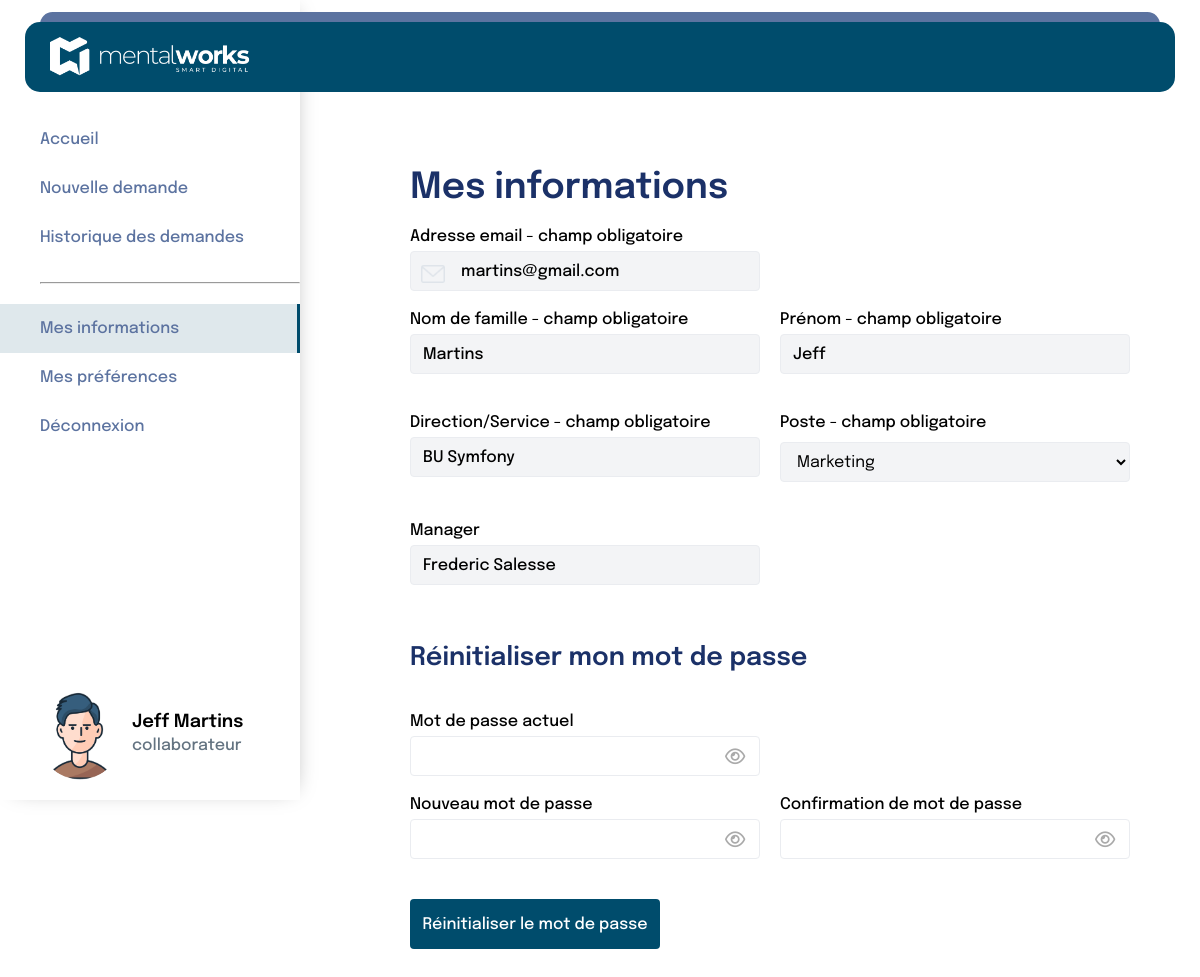
The app's page /pages/collaborateur/mesInformation.php (signed in) with its own data.
### tables this page shows
CREATE TABLE `user` (
  `id` int(11) NOT NULL,
  `email` varchar(255) NOT NULL,
  `password` varchar(255) NOT NULL,
  `enabled` tinyint(1) NOT NULL DEFAULT 1,
  `created_at` datetime NOT NULL,
  `role` varchar(50) NOT NULL,
  `person_id` int(11) NOT NULL
);

CREATE TABLE `person` (
  `id` int(11) NOT NULL,
  `last_name` varchar(100) NOT NULL,
  `first_name` varchar(100) NOT NULL,
  `manager_id` int(11) DEFAULT NULL,
  `department_id` int(11) NOT NULL,
  `position_id` int(11) NOT NULL,
  `alert_new_request` tinyint(1) NOT NULL DEFAULT 0,
  `alert_on_answer` tinyint(1) NOT NULL DEFAULT 0,
  `alert_before_vacation` tinyint(1) NOT NULL DEFAULT 0
);

CREATE TABLE `department` (
  `id` int(11) NOT NULL,
  `name` varchar(100) NOT NULL
);

CREATE TABLE `positions` (
  `id` int(11) NOT NULL,
  `name` varchar(100) NOT NULL
);

### pages/collaborateur/mesInformation.php (the view, shortened to what this page needs)
<?php
include '../../includes/database.php';
include '../../includes/functions.php';
$id = $_SESSION['utilisateur']['id'];
$query = $bdd->prepare("
    SELECT
        p.last_name AS Nom,
        p.first_name AS Prenom,
        u.email AS Email,
        u.password AS password,
        d.name AS Departement,
        d.id AS department_id,
        pos.id AS position_id,
        pos.name AS Position,
        p.manager_id AS manager_id
        FROM user u
        JOIN person p ON u.person_id = p.id
        JOIN department d ON p.department_id = d.id
        JOIN positions pos ON p.position_id = pos.id
        WHERE u.id = :id
");
$query->bindParam(':id', $id);
$query->execute();
$infos = $query->fetch(PDO::FETCH_ASSOC);
$idManager = $infos['manager_id'];
$recupManager = $bdd->prepare("SELECT last_name, first_name FROM person WHERE id = :id");
$recupManager->bindParam(':id', $idManager);
$recupManager->execute();
$NometPrenomManager = $recupManager->fetch(PDO::FETCH_ASSOC);
?>
<link rel="stylesheet" href="../../style.css">
<?php include '../../includes/header2.php'; ?>
<div class="flex">
  <?php include "../../includes/navBar/navBar1.php"; ?>
  <div class="containerMesInfos page">
    <section class="mesInfosSection">
      <h1>Mes informations</h1>
      <form class="mesInfosForm" method="POST">
        <label for="emailAddress">Adresse email - champ obligatoire</label>
        <input
          type="email"
          id="emailAddress"
          name="emailAddress"
          value="<?php echo $infos['Email'] ?>"
          required readonly />
        <div class="inlineFields">
          <div class="fieldGroup">
            <label for="lastName">Nom de famille - champ obligatoire</label>
            <input
              type="text"
              id="lastName"
              name="lastName"
              value="<?= $infos['Nom'] ?>"
              required readonly />
          </div>
          <div class="fieldGroup">
            <label for="firstName">Prénom - champ obligatoire</label>
            <input
              type="text"
              id="firstName"
              name="firstName"
              value="<?= $infos['Prenom'] ?>"
              required readonly />
          </div>
        </div>
        <div class="inlineFields">
          <div class="fieldGroup">
            <label for="directionService">Direction/Service - champ obligatoire</label>
            <input
              type="text"
              id="firstName"
              name="firstName"
              value="<?= $infos['Departement'] ?>"
              required readonly />
          </div>
          <div class="fieldGroup">
            <label for="poste">Poste - champ obligatoire</label>
            <select id="poste" name="poste">
              <option><?= $infos['Position'] ?></option>
            </select>
          </div>
        </div>
        <label for="manager">Manager</label>
        <input type="text" name="Manager" readonly aria-readonly="" value="<?= $NometPrenomManager['first_name'] . ' ' . $NometPrenomManager['last_name'] ?>">
        <h2>Réinitialiser mon mot de passe</h2>
        <label for=" currentPassword">Mot de passe actuel</label>
        <div class="password-wrapper">
          <input type="password" id="currentPassword" name="currentPassword" required />
          <i class="fa-regular fa-eye toggle-password" data-target="currentPassword"></i>
        </div>
        <div class="inlineFields">
          <div class="fieldGroup">
            <label for="newPassword">Nouveau mot de passe</label>
            <div class="password-wrapper">
              <input type="password" id="newPassword" name="newPassword" required />
              <i class="fa-regular fa-eye toggle-password" data-target="newPassword"></i>
            </div>
          </div>
          <div class="fieldGroup">
            <label for="confirmPassword">Confirmation de mot de passe</label>
            <div class="password-wrapper">
              <input type="password" id="confirmPassword" name="confirmPassword" required />
              <i class="fa-regular fa-eye toggle-password" data-target="confirmPassword"></i>
            </div>
          </div>
        </div>
        <input type="submit" class="resetBtn" value="Réinitialiser le mot de passe"></button>
      </form>
    </section>
  </div>
</div>
</html>

### style.css (style rules this page uses)
* { margin: 0; padding: 0; box-sizing: border-box; }
html { margin: 0; }
body { margin: 0; padding: 0; font-family: "Epilogue"; }
:root { --color_btn: #004c6c; --color_title: #1b3168; --color_text: #000000; --color_btn_navbarre: #5c73a0; --color_href_a: rgba(0, 76, 108, 1); --gray: #637381; --border: #eaecf0; }
h1 { font-size: 36px; color: var(--color_title); font-weight: 600; padding-bottom: 22px; }
h2 { font-size: 24px; color: var(--color_title); font-weight: 600; padding: 40px 0 22px 0; }
input { border: none; outline: none; font-family: "Epilogue"; font-weight: 500; }
.page { flex: 1; padding: 150px 40px 0 350px; }
.flex { display: flex; }
.Container-newdemande input, select, textarea, button { width: 100%; padding: 10px; margin-top: 5px; border: 1px solid #ccc; border-radius: 5px; font-family: "Epilogue"; }
.toggle-password { position: absolute; top: 50%; left: 90%; transform: translateY(-50%); }
input[type="email"] { background-color: white; background-image: url("images/enveloppe.png"); background-size: 24px; background-position: 10px 10px; background-repeat: no-repeat; padding-left: 60px; }
input[type="password"] { background-size: 24px; background-position: 300px 10px; background-repeat: no-repeat; padding-left: 60px; }
input[type="submit"] { background-color: var(--color_btn); color: white; width: fit-content; padding: 10px !important; height: 50px; border-radius: 6px; margin: 0px 0 22px 0; }
input[type="text"] { padding-left: 40px; }
.page .inlineFields { display: flex; gap: 20px; margin-bottom: 20px; }
.page .inlineFields .fieldGroup { display: flex; flex-direction: column; }
.page .mesInfosSection { padding: 20px; width: 75%; }
.page .mesInfosSection h2 { font-size: 1.6rem; color: var(--color_title); margin-bottom: 20px; }
.page .mesInfosForm { max-width: 600px; }
.page .mesInfosForm label { display: block; margin-bottom: 6px; font-weight: 500; }
.page .mesInfosForm input[type="text"], .page .mesInfosForm input[type="email"], .page .mesInfosForm select, .page .mesInfosForm input[type="password"] { width: 350px; height: 40px; padding: 8px 12px; border: 1px solid var(--border); border-radius: 4px; font-size: 1rem; margin-bottom: 20px; }
.page .mesInfosForm input[type="email"], .page .mesInfosForm input[type="password"] { padding-left: 50px; }
.page .mesInfosForm input[type="email"], .page .mesInfosForm input[type="text"] { background-color: rgba(243, 244, 246, 1); cursor: not-allowed; }
.page .mesInfosForm select { background-color: rgba(243, 244, 246, 1); cursor: not-allowed; }
.page .resetBtn { background-color: var(--color_btn); color: #fff; border: none; border-radius: 4px; padding: 10px 16px; cursor: pointer; width: 250px; font-size: 1rem; }
.password-wrapper { position: relative; width: 350px; }
.password-wrapper input { width: 100%; padding-right: 40px; box-sizing: border-box; }
.password-wrapper .toggle-password { position: absolute; top: 35%; left: 90%; cursor: pointer; color: #aaa; font-size: 18px; }
.containerMesInfos .mesInfosSection { padding: 20px; width: 75%; }
.containerMesInfos .mesInfosSection h2 { font-size: 1.6rem; color: var(--color_title); margin-bottom: 20px; }
.mesInfosForm { max-width: 600px; }
.mesInfosForm label { display: block; margin-bottom: 6px; font-weight: 500; }
.mesInfosForm input[type="text"], .mesInfosForm input[type="email"], .mesInfosForm input[type="password"], .mesInfosForm select { width: 350px; height: 40px; padding: 8px 12px; border: 1px solid var(--border); border-radius: 4px; font-size: 1rem; margin-bottom: 20px; }
.mesInfosForm input[type="email"], .mesInfosForm input[type="password"] { padding-left: 40px; }
.inlineFields { display: flex; gap: 20px; margin-bottom: 20px; }
.inlineFields .fieldGroup { display: flex; flex-direction: column; }
.resetBtn { background-color: var(--color_btn); color: #fff; border: none; border-radius: 4px; padding: 10px 16px; cursor: pointer; width: 220px; font-size: 1rem; }

### records on screen
user: emailAddress "martins@gmail.com", lastName "Martins", firstName "Jeff", firstName "BU Symfony", poste "Marketing"
person: Manager "Frederic Salesse"

### other values on screen
$_SESSION['utilisateur']['prenom'] "Jeff"
$_SESSION['utilisateur']['nom'] "Martins"
$_SESSION['utilisateur']['role'] "collaborateur"
